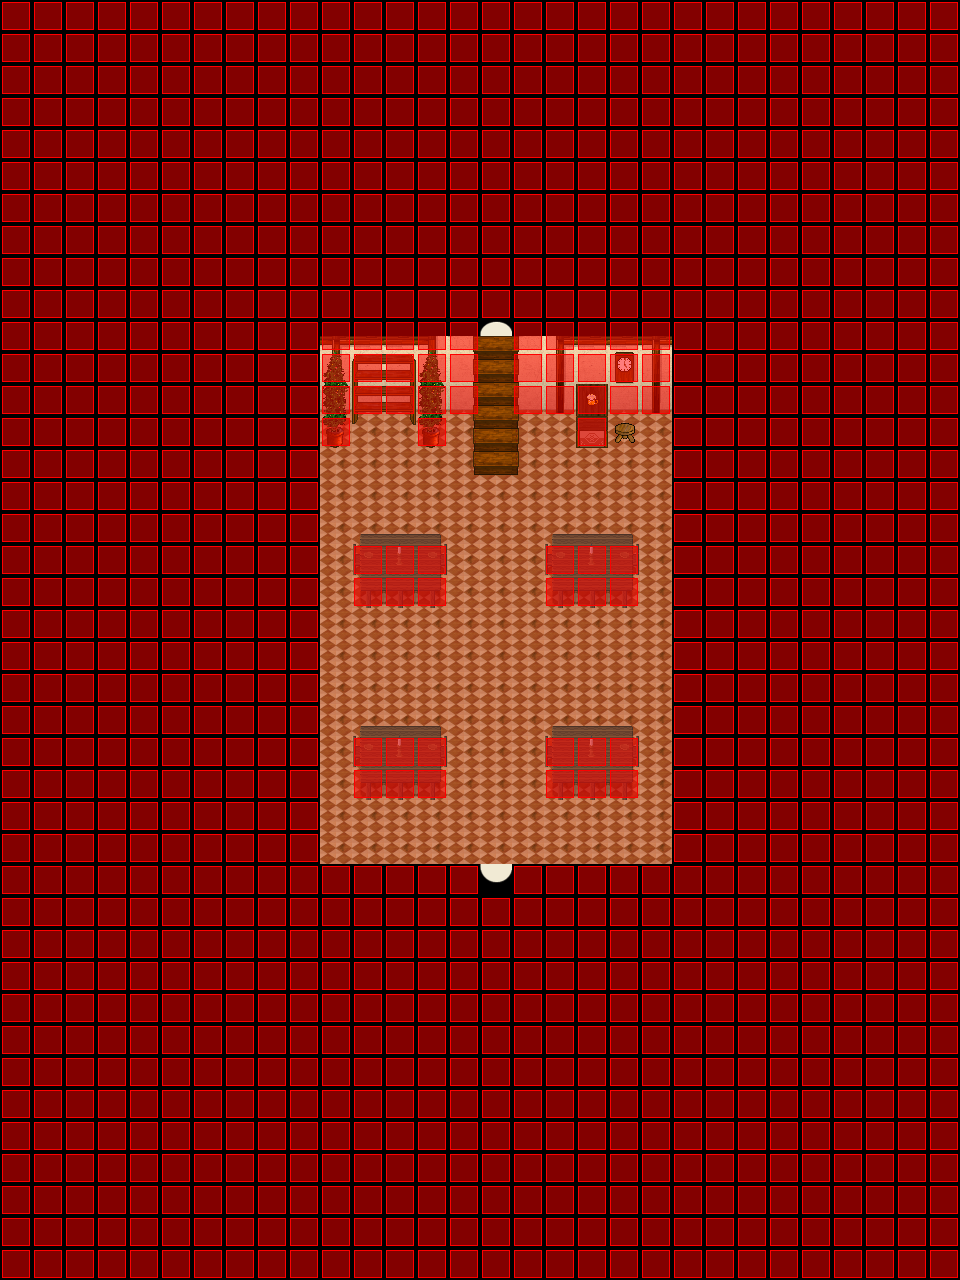

A level layout from a 2D game, rendered from its tile map. Below: a short description, then the map file with tile-grid data replaced by summaries:
An orthogonal 30x40 tile map with 32x32 px tiles, 5 tile layers (Ground, Ground, Fringe, Over, ...), 5 tilesets and 3 objects (2x WARP, SCRIPT).

<map version="1.0" orientation="orthogonal" width="30" height="40" tilewidth="32" tileheight="32">
 <properties>
  <property name="music" value="inside2.ogg" />
 </properties>
 <tileset firstgid="1" name="collision1_32_32" tilewidth="32" tileheight="32">
  <image source="../graphics/tiles/collision1_32_32.png" width="1024" height="1024" />
 </tileset>
 <tileset firstgid="1025" name="indoor3_32_32" tilewidth="32" tileheight="32">
  <image source="../graphics/tiles/indoor3_32_32.png" width="1024" height="1024" />
 </tileset>
 <tileset firstgid="2049" name="indoor2_32_32" tilewidth="32" tileheight="32">
  <image source="../graphics/tiles/indoor2_32_32.png" width="1024" height="1024" />
 </tileset>
 <tileset firstgid="3073" name="indoor2_32_64" tilewidth="32" tileheight="64">
  <image source="../graphics/tiles/indoor2_32_64.png" width="1024" height="1024" />
 </tileset>
 <tileset firstgid="3585" name="indoor2_32_96" tilewidth="32" tileheight="96">
  <image source="../graphics/tiles/indoor2_32_96.png" width="1024" height="960" />
 </tileset>
 <layer name="Ground" width="30" height="40">
  <data>[1200 cells, 17 non-empty, 1 distinct tile ids]</data>
 </layer>
 <layer name="Ground" width="30" height="40">
  <data>[1200 cells, 1200 non-empty, 14 distinct tile ids]</data>
 </layer>
 <layer name="Fringe" width="30" height="40">
  <data>[1200 cells, 45 non-empty, 26 distinct tile ids]</data>
 </layer>
 <layer name="Over" width="30" height="40">
  <data>[1200 cells, 23 non-empty, 5 distinct tile ids]</data>
 </layer>
 <layer name="Collision" width="30" height="40">
  <data>[1200 cells, 1069 non-empty, 1 distinct tile ids]</data>
 </layer>
 <objectgroup name="Object" width="30" height="40">
  <object name="Level Up XCF" type="WARP" x="480" y="320" width="32" height="32">
   <properties>
    <property name="DEST_MAP" value="iw-selphi-timlet-tower4-o00-o00-p01" />
    <property name="DEST_X" value="480" />
    <property name="DEST_Y" value="800" />
   </properties>
  </object>
  <object name="Warp to City 4 XCF" type="WARP" x="480" y="864" width="32" height="32">
   <properties>
    <property name="DEST_MAP" value="ow-o0000-o0000-o0000" />
    <property name="DEST_X" value="2944" />
    <property name="DEST_Y" value="5952" />
   </properties>
  </object>
  <object name="External Map Events" type="SCRIPT" x="-3200" y="-320">
   <properties>
    <property name="FILENAME" value="scripts/maps/iw-selphi-timlet-tower4-o00-o00-o00.lua" />
   </properties>
  </object>
 </objectgroup>
</map>
